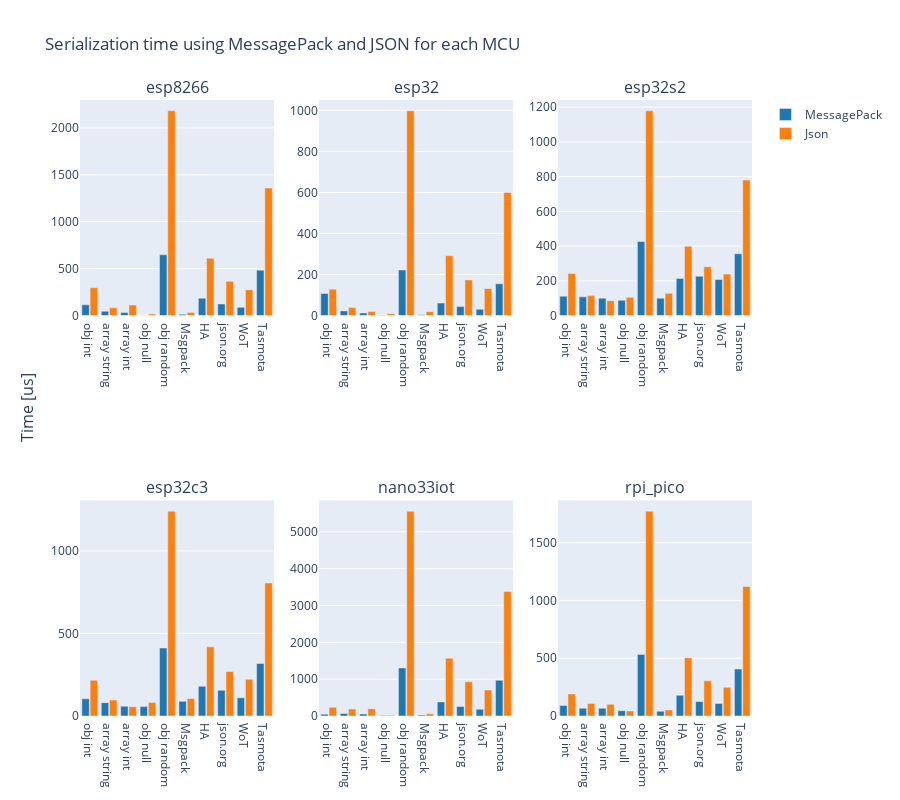

This figure's notebook cell:
### Code cell
# charts groups primarly by MCU, compare MessagePack vs JSON serialization time
from plotly.subplots import make_subplots
rows = 2
cols = 3
fig = make_subplots(
    rows=rows,
    cols=cols,
    subplot_titles=mcus,
    vertical_spacing=0.3,
    y_title='Time [us]',
)
i=0


for mcu in mcus:
    currentData = df[df.mcu==mcu]
    fig.add_trace(
        go.Bar(
            x=currentData.name,
            y=currentData.serTimeMsgPack,
            name='MessagePack',
            marker_color=DEFAULT_PLOTLY_COLORS[0],
            legendgroup="myGroup",
            showlegend=True if i==0 else False
        ),
        row = i//cols+1,
        col = i%cols+1
    )
    
    fig.add_trace(
        go.Bar(
            x=currentData.name,
            y=currentData.serTimeJson,
            name='Json',
            marker_color=DEFAULT_PLOTLY_COLORS[1],
            legendgroup="myGroup",
            showlegend=True if i==0 else False
        ),
        row = i//cols+1,
        col = i%cols+1
    )
    i = i+1

fig.update_layout(
    title="Serialization time using MessagePack and JSON for each MCU",
    barmode='group',
    bargap=0.15, # gap between bars of adjacent location coordinates.
    bargroupgap=0.1, # gap between bars of the same location coordinate.
    height=800
)
fig.show()

# OBSERVATIONS
# Each subchart is very similar (apart the different y scale)

### Figure 1 — Plotly figure (JSON) as saved in the notebook; plotly's stock layout.template omitted (floating-point values rounded to 4 significant figures)
{"data": [{"legendgroup": "myGroup", "marker": {"color": "rgb(31, 119, 180)"}, "name": "MessagePack", "showlegend": true, "type": "bar", "x": ["obj int", "array string", "array int", "obj null", "obj random", "Msgpack", "HA", "json.org", "WoT", "Tasmota"], "xaxis": "x", "y": [115, 46, 34, 5, 648, 14, 185, 124, 88, 484], "yaxis": "y"}, {"legendgroup": "myGroup", "marker": {"color": "rgb(255, 127, 14)"}, "name": "Json", "showlegend": true, "type": "bar", "x": ["obj int", "array string", "array int", "obj null", "obj random", "Msgpack", "HA", "json.org", "WoT", "Tasmota"], "xaxis": "x", "y": [298, 83, 112, 16, 2182, 33, 611, 365, 276, 1359], "yaxis": "y"}, {"legendgroup": "myGroup", "marker": {"color": "rgb(31, 119, 180)"}, "name": "MessagePack", "showlegend": false, "type": "bar", "x": ["obj int", "array string", "array int", "obj null", "obj random", "Msgpack", "HA", "json.org", "WoT", "Tasmota"], "xaxis": "x2", "y": [108, 23, 13, 3, 222, 4, 61, 44, 31, 155], "yaxis": "y2"}, {"legendgroup": "myGroup", "marker": {"color": "rgb(255, 127, 14)"}, "name": "Json", "showlegend": false, "type": "bar", "x": ["obj int", "array string", "array int", "obj null", "obj random", "Msgpack", "HA", "json.org", "WoT", "Tasmota"], "xaxis": "x2", "y": [129, 39, 20, 9, 998, 19, 292, 174, 132, 600], "yaxis": "y2"}, {"legendgroup": "myGroup", "marker": {"color": "rgb(31, 119, 180)"}, "name": "MessagePack", "showlegend": false, "type": "bar", "x": ["obj int", "array string", "array int", "obj null", "obj random", "Msgpack", "HA", "json.org", "WoT", "Tasmota"], "xaxis": "x3", "y": [112, 108, 100, 88, 426, 100, 214, 227, 208, 356], "yaxis": "y3"}, {"legendgroup": "myGroup", "marker": {"color": "rgb(255, 127, 14)"}, "name": "Json", "showlegend": false, "type": "bar", "x": ["obj int", "array string", "array int", "obj null", "obj random", "Msgpack", "HA", "json.org", "WoT", "Tasmota"], "xaxis": "x3", "y": [243, 115, 86, 105, 1179, 128, 399, 281, 239, 780], "yaxis": "y3"}, {"legendgroup": "myGroup", "marker": {"color": "rgb(31, 119, 180)"}, "name": "MessagePack", "showlegend": false, "type": "bar", "x": ["obj int", "array string", "array int", "obj null", "obj random", "Msgpack", "HA", "json.org", "WoT", "Tasmota"], "xaxis": "x4", "y": [104, 81, 59, 57, 412, 89, 180, 156, 110, 318], "yaxis": "y4"}, {"legendgroup": "myGroup", "marker": {"color": "rgb(255, 127, 14)"}, "name": "Json", "showlegend": false, "type": "bar", "x": ["obj int", "array string", "array int", "obj null", "obj random", "Msgpack", "HA", "json.org", "WoT", "Tasmota"], "xaxis": "x4", "y": [217, 97, 56, 82, 1241, 106, 419, 270, 222, 806], "yaxis": "y4"}, {"legendgroup": "myGroup", "marker": {"color": "rgb(31, 119, 180)"}, "name": "MessagePack", "showlegend": false, "type": "bar", "x": ["obj int", "array string", "array int", "obj null", "obj random", "Msgpack", "HA", "json.org", "WoT", "Tasmota"], "xaxis": "x5", "y": [50, 67, 54, 12, 1305, 24, 382, 259, 184, 970], "yaxis": "y5"}, {"legendgroup": "myGroup", "marker": {"color": "rgb(255, 127, 14)"}, "name": "Json", "showlegend": false, "type": "bar", "x": ["obj int", "array string", "array int", "obj null", "obj random", "Msgpack", "HA", "json.org", "WoT", "Tasmota"], "xaxis": "x5", "y": [236, 189, 198, 22, 5560, 61, 1570, 928, 705, 3381], "yaxis": "y5"}, {"legendgroup": "myGroup", "marker": {"color": "rgb(31, 119, 180)"}, "name": "MessagePack", "showlegend": false, "type": "bar", "x": ["obj int", "array string", "array int", "obj null", "obj random", "Msgpack", "HA", "json.org", "WoT", "Tasmota"], "xaxis": "x6", "y": [91, 67, 67, 46, 533, 41, 179, 125, 109, 406], "yaxis": "y6"}, {"legendgroup": "myGroup", "marker": {"color": "rgb(255, 127, 14)"}, "name": "Json", "showlegend": false, "type": "bar", "x": ["obj int", "array string", "array int", "obj null", "obj random", "Msgpack", "HA", "json.org", "WoT", "Tasmota"], "xaxis": "x6", "y": [191, 108, 101, 44, 1772, 52, 504, 304, 249, 1121], "yaxis": "y6"}], "layout": {"annotations": [{"font": {"size": 16}, "showarrow": false, "text": "esp8266", "x": 0.1444, "xanchor": "center", "xref": "paper", "y": 1.0, "yanchor": "bottom", "yref": "paper"}, {"font": {"size": 16}, "showarrow": false, "text": "esp32", "x": 0.5, "xanchor": "center", "xref": "paper", "y": 1.0, "yanchor": "bottom", "yref": "paper"}, {"font": {"size": 16}, "showarrow": false, "text": "esp32s2", "x": 0.8556, "xanchor": "center", "xref": "paper", "y": 1.0, "yanchor": "bottom", "yref": "paper"}, {"font": {"size": 16}, "showarrow": false, "text": "esp32c3", "x": 0.1444, "xanchor": "center", "xref": "paper", "y": 0.35, "yanchor": "bottom", "yref": "paper"}, {"font": {"size": 16}, "showarrow": false, "text": "nano33iot", "x": 0.5, "xanchor": "center", "xref": "paper", "y": 0.35, "yanchor": "bottom", "yref": "paper"}, {"font": {"size": 16}, "showarrow": false, "text": "rpi_pico", "x": 0.8556, "xanchor": "center", "xref": "paper", "y": 0.35, "yanchor": "bottom", "yref": "paper"}, {"font": {"size": 16}, "showarrow": false, "text": "Time [us]", "textangle": -90, "x": 0, "xanchor": "right", "xref": "paper", "xshift": -40, "y": 0.5, "yanchor": "middle", "yref": "paper"}], "bargap": 0.15, "bargroupgap": 0.1, "barmode": "group", "height": 800, "title": {"text": "Serialization time using MessagePack and JSON for each MCU"}, "xaxis": {"anchor": "y", "domain": [0, 0.2889]}, "xaxis2": {"anchor": "y2", "domain": [0.3556, 0.6444]}, "xaxis3": {"anchor": "y3", "domain": [0.7111, 1]}, "xaxis4": {"anchor": "y4", "domain": [0, 0.2889]}, "xaxis5": {"anchor": "y5", "domain": [0.3556, 0.6444]}, "xaxis6": {"anchor": "y6", "domain": [0.7111, 1]}, "yaxis": {"anchor": "x", "domain": [0.65, 1.0]}, "yaxis2": {"anchor": "x2", "domain": [0.65, 1.0]}, "yaxis3": {"anchor": "x3", "domain": [0.65, 1.0]}, "yaxis4": {"anchor": "x4", "domain": [0, 0.35]}, "yaxis5": {"anchor": "x5", "domain": [0, 0.35]}, "yaxis6": {"anchor": "x6", "domain": [0, 0.35]}}}
